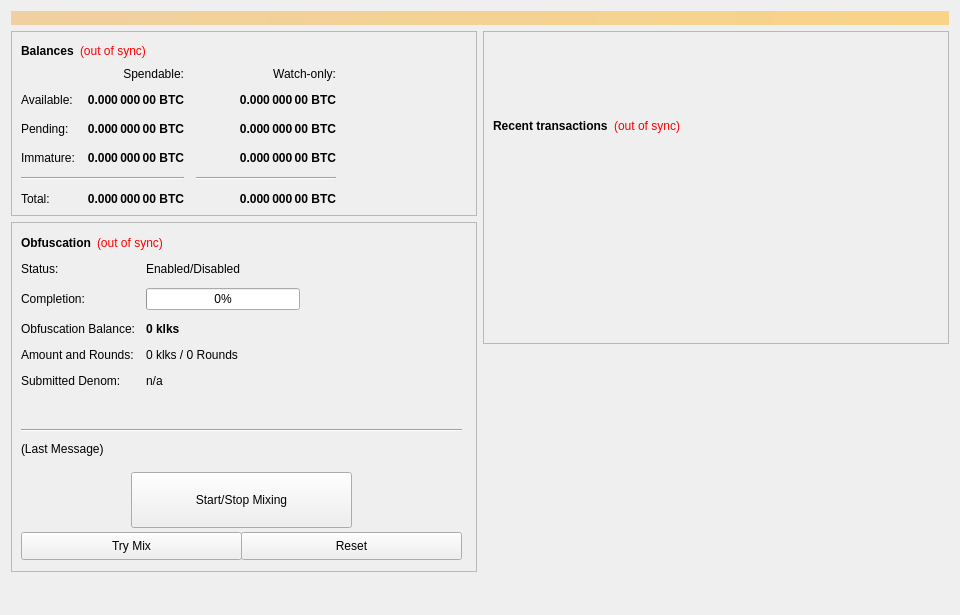
<?xml version="1.0" encoding="UTF-8"?>
<ui version="4.0">
 <class>OverviewPage</class>
 <widget class="QWidget" name="OverviewPage">
  <property name="geometry">
   <rect>
    <x>0</x>
    <y>0</y>
    <width>960</width>
    <height>615</height>
   </rect>
  </property>
  <property name="minimumSize">
   <size>
    <width>960</width>
    <height>0</height>
   </size>
  </property>
  <property name="windowTitle">
   <string>Form</string>
  </property>
  <layout class="QVBoxLayout" name="topLayout">
   <item>
    <widget class="QLabel" name="labelAlerts">
     <property name="visible">
      <bool>false</bool>
     </property>
     <property name="styleSheet">
      <string notr="true">background-color: qlineargradient(x1: 0, y1: 0, x2: 1, y2: 0, stop:0 #F0D0A0, stop:1 #F8D488); color:#000000;</string>
     </property>
     <property name="wordWrap">
      <bool>true</bool>
     </property>
     <property name="margin">
      <number>3</number>
     </property>
    </widget>
   </item>
   <item>
    <layout class="QHBoxLayout" name="horizontalLayout" stretch="1,1">
     <item>
      <layout class="QVBoxLayout" name="verticalLayout_2">
       <item>
        <widget class="QFrame" name="frame">
         <property name="frameShape">
          <enum>QFrame::StyledPanel</enum>
         </property>
         <property name="frameShadow">
          <enum>QFrame::Raised</enum>
         </property>
         <layout class="QVBoxLayout" name="verticalLayout_4">
          <item>
           <layout class="QHBoxLayout" name="horizontalLayout_4">
            <item>
             <widget class="QLabel" name="label_5">
              <property name="font">
               <font>
                <weight>75</weight>
                <bold>true</bold>
               </font>
              </property>
              <property name="text">
               <string>Balances</string>
              </property>
             </widget>
            </item>
            <item>
             <widget class="QLabel" name="labelWalletStatus">
              <property name="cursor">
               <cursorShape>WhatsThisCursor</cursorShape>
              </property>
              <property name="toolTip">
               <string>The displayed information may be out of date. Your wallet automatically synchronizes with the klks network after a connection is established, but this process has not completed yet.</string>
              </property>
              <property name="styleSheet">
               <string notr="true">QLabel { color: red; }</string>
              </property>
              <property name="text">
               <string notr="true">(out of sync)</string>
              </property>
              <property name="alignment">
               <set>Qt::AlignLeading|Qt::AlignLeft|Qt::AlignVCenter</set>
              </property>
             </widget>
            </item>
            <item>
             <spacer name="horizontalSpacer_3">
              <property name="orientation">
               <enum>Qt::Horizontal</enum>
              </property>
              <property name="sizeHint" stdset="0">
               <size>
                <width>40</width>
                <height>20</height>
               </size>
              </property>
             </spacer>
            </item>
           </layout>
          </item>
          <item>
           <layout class="QGridLayout" name="gridLayout">
            <property name="spacing">
             <number>12</number>
            </property>
            <item row="2" column="2">
             <widget class="QLabel" name="labelWatchPending">
              <property name="font">
               <font>
                <weight>75</weight>
                <bold>true</bold>
               </font>
              </property>
              <property name="cursor">
               <cursorShape>IBeamCursor</cursorShape>
              </property>
              <property name="toolTip">
               <string>Unconfirmed transactions to watch-only addresses</string>
              </property>
              <property name="text">
               <string notr="true">0.000 000 00 BTC</string>
              </property>
              <property name="alignment">
               <set>Qt::AlignRight|Qt::AlignTrailing|Qt::AlignVCenter</set>
              </property>
              <property name="textInteractionFlags">
               <set>Qt::LinksAccessibleByMouse|Qt::TextSelectableByKeyboard|Qt::TextSelectableByMouse</set>
              </property>
             </widget>
            </item>
            <item row="2" column="1">
             <widget class="QLabel" name="labelUnconfirmed">
              <property name="font">
               <font>
                <weight>75</weight>
                <bold>true</bold>
               </font>
              </property>
              <property name="cursor">
               <cursorShape>IBeamCursor</cursorShape>
              </property>
              <property name="toolTip">
               <string>Total of transactions that have yet to be confirmed, and do not yet count toward the spendable balance</string>
              </property>
              <property name="text">
               <string notr="true">0.000 000 00 BTC</string>
              </property>
              <property name="alignment">
               <set>Qt::AlignRight|Qt::AlignTrailing|Qt::AlignVCenter</set>
              </property>
              <property name="textInteractionFlags">
               <set>Qt::LinksAccessibleByMouse|Qt::TextSelectableByKeyboard|Qt::TextSelectableByMouse</set>
              </property>
             </widget>
            </item>
            <item row="3" column="2">
             <widget class="QLabel" name="labelWatchImmature">
              <property name="font">
               <font>
                <weight>75</weight>
                <bold>true</bold>
               </font>
              </property>
              <property name="cursor">
               <cursorShape>IBeamCursor</cursorShape>
              </property>
              <property name="toolTip">
               <string>Staked or masternode rewards in watch-only addresses that has not yet matured</string>
              </property>
              <property name="text">
               <string notr="true">0.000 000 00 BTC</string>
              </property>
              <property name="alignment">
               <set>Qt::AlignRight|Qt::AlignTrailing|Qt::AlignVCenter</set>
              </property>
              <property name="textInteractionFlags">
               <set>Qt::LinksAccessibleByMouse|Qt::TextSelectableByKeyboard|Qt::TextSelectableByMouse</set>
              </property>
             </widget>
            </item>
            <item row="4" column="0" colspan="2">
             <widget class="Line" name="lineSpendableBalance">
              <property name="orientation">
               <enum>Qt::Horizontal</enum>
              </property>
             </widget>
            </item>
            <item row="4" column="2">
             <widget class="Line" name="lineWatchBalance">
              <property name="sizePolicy">
               <sizepolicy hsizetype="Preferred" vsizetype="Fixed">
                <horstretch>0</horstretch>
                <verstretch>0</verstretch>
               </sizepolicy>
              </property>
              <property name="minimumSize">
               <size>
                <width>140</width>
                <height>0</height>
               </size>
              </property>
              <property name="orientation">
               <enum>Qt::Horizontal</enum>
              </property>
             </widget>
            </item>
            <item row="5" column="0">
             <widget class="QLabel" name="labelTotalText">
              <property name="text">
               <string>Total:</string>
              </property>
             </widget>
            </item>
            <item row="3" column="1">
             <widget class="QLabel" name="labelImmature">
              <property name="font">
               <font>
                <weight>75</weight>
                <bold>true</bold>
               </font>
              </property>
              <property name="cursor">
               <cursorShape>IBeamCursor</cursorShape>
              </property>
              <property name="toolTip">
               <string>Staked or masternode rewards that has not yet matured</string>
              </property>
              <property name="text">
               <string notr="true">0.000 000 00 BTC</string>
              </property>
              <property name="alignment">
               <set>Qt::AlignRight|Qt::AlignTrailing|Qt::AlignVCenter</set>
              </property>
              <property name="textInteractionFlags">
               <set>Qt::LinksAccessibleByMouse|Qt::TextSelectableByKeyboard|Qt::TextSelectableByMouse</set>
              </property>
             </widget>
            </item>
            <item row="2" column="3">
             <spacer name="horizontalSpacer_2">
              <property name="orientation">
               <enum>Qt::Horizontal</enum>
              </property>
              <property name="sizeHint" stdset="0">
               <size>
                <width>40</width>
                <height>20</height>
               </size>
              </property>
             </spacer>
            </item>
            <item row="3" column="0">
             <widget class="QLabel" name="labelImmatureText">
              <property name="text">
               <string>Immature:</string>
              </property>
             </widget>
            </item>
            <item row="5" column="1">
             <widget class="QLabel" name="labelTotal">
              <property name="font">
               <font>
                <weight>75</weight>
                <bold>true</bold>
               </font>
              </property>
              <property name="cursor">
               <cursorShape>IBeamCursor</cursorShape>
              </property>
              <property name="toolTip">
               <string>Your current total balance</string>
              </property>
              <property name="text">
               <string notr="true">0.000 000 00 BTC</string>
              </property>
              <property name="alignment">
               <set>Qt::AlignRight|Qt::AlignTrailing|Qt::AlignVCenter</set>
              </property>
              <property name="textInteractionFlags">
               <set>Qt::LinksAccessibleByMouse|Qt::TextSelectableByKeyboard|Qt::TextSelectableByMouse</set>
              </property>
             </widget>
            </item>
            <item row="5" column="2">
             <widget class="QLabel" name="labelWatchTotal">
              <property name="font">
               <font>
                <weight>75</weight>
                <bold>true</bold>
               </font>
              </property>
              <property name="cursor">
               <cursorShape>IBeamCursor</cursorShape>
              </property>
              <property name="toolTip">
               <string>Current total balance in watch-only addresses</string>
              </property>
              <property name="text">
               <string notr="true">0.000 000 00 BTC</string>
              </property>
              <property name="alignment">
               <set>Qt::AlignRight|Qt::AlignTrailing|Qt::AlignVCenter</set>
              </property>
              <property name="textInteractionFlags">
               <set>Qt::LinksAccessibleByMouse|Qt::TextSelectableByKeyboard|Qt::TextSelectableByMouse</set>
              </property>
             </widget>
            </item>
            <item row="0" column="2">
             <widget class="QLabel" name="labelWatchonly">
              <property name="text">
               <string>Watch-only:</string>
              </property>
              <property name="alignment">
               <set>Qt::AlignRight|Qt::AlignTrailing|Qt::AlignVCenter</set>
              </property>
             </widget>
            </item>
            <item row="1" column="0">
             <widget class="QLabel" name="labelBalanceText">
              <property name="text">
               <string>Available:</string>
              </property>
             </widget>
            </item>
            <item row="1" column="1">
             <widget class="QLabel" name="labelBalance">
              <property name="font">
               <font>
                <weight>75</weight>
                <bold>true</bold>
               </font>
              </property>
              <property name="cursor">
               <cursorShape>IBeamCursor</cursorShape>
              </property>
              <property name="toolTip">
               <string>Your current spendable balance</string>
              </property>
              <property name="text">
               <string notr="true">0.000 000 00 BTC</string>
              </property>
              <property name="alignment">
               <set>Qt::AlignRight|Qt::AlignTrailing|Qt::AlignVCenter</set>
              </property>
              <property name="textInteractionFlags">
               <set>Qt::LinksAccessibleByMouse|Qt::TextSelectableByKeyboard|Qt::TextSelectableByMouse</set>
              </property>
             </widget>
            </item>
            <item row="1" column="2">
             <widget class="QLabel" name="labelWatchAvailable">
              <property name="font">
               <font>
                <weight>75</weight>
                <bold>true</bold>
               </font>
              </property>
              <property name="cursor">
               <cursorShape>IBeamCursor</cursorShape>
              </property>
              <property name="toolTip">
               <string>Your current balance in watch-only addresses</string>
              </property>
              <property name="text">
               <string notr="true">0.000 000 00 BTC</string>
              </property>
              <property name="alignment">
               <set>Qt::AlignRight|Qt::AlignTrailing|Qt::AlignVCenter</set>
              </property>
              <property name="textInteractionFlags">
               <set>Qt::LinksAccessibleByMouse|Qt::TextSelectableByKeyboard|Qt::TextSelectableByMouse</set>
              </property>
             </widget>
            </item>
            <item row="2" column="0">
             <widget class="QLabel" name="labelPendingText">
              <property name="text">
               <string>Pending:</string>
              </property>
             </widget>
            </item>
            <item row="0" column="1">
             <widget class="QLabel" name="labelSpendable">
              <property name="text">
               <string>Spendable:</string>
              </property>
              <property name="alignment">
               <set>Qt::AlignRight|Qt::AlignTrailing|Qt::AlignVCenter</set>
              </property>
             </widget>
            </item>
           </layout>
          </item>
         </layout>
        </widget>
       </item>
       <item>
        <widget class="QFrame" name="frameObfuscation">
         <property name="minimumSize">
          <size>
           <width>0</width>
           <height>350</height>
          </size>
         </property>
         <property name="layoutDirection">
          <enum>Qt::LeftToRight</enum>
         </property>
         <property name="frameShape">
          <enum>QFrame::StyledPanel</enum>
         </property>
         <property name="frameShadow">
          <enum>QFrame::Raised</enum>
         </property>
         <widget class="QWidget" name="formLayoutWidget">
          <property name="geometry">
           <rect>
            <x>10</x>
            <y>40</y>
            <width>451</width>
            <height>161</height>
           </rect>
          </property>
          <layout class="QFormLayout" name="formLayout">
           <property name="fieldGrowthPolicy">
            <enum>QFormLayout::AllNonFixedFieldsGrow</enum>
           </property>
           <property name="horizontalSpacing">
            <number>11</number>
           </property>
           <property name="verticalSpacing">
            <number>12</number>
           </property>
           <item row="0" column="0">
            <widget class="QLabel" name="label_6">
             <property name="text">
              <string>Status:</string>
             </property>
            </widget>
           </item>
           <item row="1" column="0">
            <widget class="QLabel" name="label_7">
             <property name="text">
              <string>Completion:</string>
             </property>
            </widget>
           </item>
           <item row="1" column="1">
            <widget class="QProgressBar" name="obfuscationProgress">
             <property name="maximumSize">
              <size>
               <width>154</width>
               <height>16777215</height>
              </size>
             </property>
             <property name="value">
              <number>0</number>
             </property>
            </widget>
           </item>
           <item row="2" column="0">
            <widget class="QLabel" name="labelAnonymizedText">
             <property name="text">
              <string>Obfuscation Balance:</string>
             </property>
            </widget>
           </item>
           <item row="2" column="1">
            <widget class="QLabel" name="labelAnonymized">
             <property name="font">
              <font>
               <weight>75</weight>
               <bold>true</bold>
              </font>
             </property>
             <property name="text">
              <string notr="true">0 klks</string>
             </property>
            </widget>
           </item>
           <item row="3" column="0">
            <widget class="QLabel" name="label_8">
             <property name="text">
              <string>Amount and Rounds:</string>
             </property>
            </widget>
           </item>
           <item row="3" column="1">
            <widget class="QLabel" name="labelAmountRounds">
             <property name="text">
              <string>0 klks / 0 Rounds</string>
             </property>
            </widget>
           </item>
           <item row="4" column="0">
            <widget class="QLabel" name="label_9">
             <property name="text">
              <string>Submitted Denom:</string>
             </property>
            </widget>
           </item>
           <item row="4" column="1">
            <widget class="QLabel" name="labelSubmittedDenom">
             <property name="toolTip">
              <string>The denominations you submitted to the Masternode.&lt;br&gt;To mix, other users must submit the exact same denominations.</string>
             </property>
             <property name="text">
              <string>n/a</string>
             </property>
            </widget>
           </item>
           <item row="0" column="1">
            <widget class="QLabel" name="obfuscationEnabled">
             <property name="text">
              <string>Enabled/Disabled</string>
             </property>
            </widget>
           </item>
          </layout>
         </widget>
         <widget class="QPushButton" name="runAutoDenom">
          <property name="geometry">
           <rect>
            <x>251</x>
            <y>17</y>
            <width>1</width>
            <height>1</height>
           </rect>
          </property>
          <property name="palette">
           <palette>
            <active>
             <colorrole role="WindowText">
              <brush brushstyle="SolidPattern">
               <color alpha="255">
                <red>0</red>
                <green>0</green>
                <blue>0</blue>
               </color>
              </brush>
             </colorrole>
             <colorrole role="Button">
              <brush brushstyle="SolidPattern">
               <color alpha="255">
                <red>239</red>
                <green>238</green>
                <blue>238</blue>
               </color>
              </brush>
             </colorrole>
             <colorrole role="Light">
              <brush brushstyle="SolidPattern">
               <color alpha="255">
                <red>255</red>
                <green>255</green>
                <blue>255</blue>
               </color>
              </brush>
             </colorrole>
             <colorrole role="Midlight">
              <brush brushstyle="SolidPattern">
               <color alpha="255">
                <red>247</red>
                <green>246</green>
                <blue>246</blue>
               </color>
              </brush>
             </colorrole>
             <colorrole role="Dark">
              <brush brushstyle="SolidPattern">
               <color alpha="255">
                <red>119</red>
                <green>119</green>
                <blue>119</blue>
               </color>
              </brush>
             </colorrole>
             <colorrole role="Mid">
              <brush brushstyle="SolidPattern">
               <color alpha="255">
                <red>159</red>
                <green>159</green>
                <blue>159</blue>
               </color>
              </brush>
             </colorrole>
             <colorrole role="Text">
              <brush brushstyle="SolidPattern">
               <color alpha="255">
                <red>0</red>
                <green>0</green>
                <blue>0</blue>
               </color>
              </brush>
             </colorrole>
             <colorrole role="BrightText">
              <brush brushstyle="SolidPattern">
               <color alpha="255">
                <red>255</red>
                <green>255</green>
                <blue>255</blue>
               </color>
              </brush>
             </colorrole>
             <colorrole role="ButtonText">
              <brush brushstyle="SolidPattern">
               <color alpha="255">
                <red>0</red>
                <green>0</green>
                <blue>0</blue>
               </color>
              </brush>
             </colorrole>
             <colorrole role="Base">
              <brush brushstyle="SolidPattern">
               <color alpha="255">
                <red>255</red>
                <green>255</green>
                <blue>255</blue>
               </color>
              </brush>
             </colorrole>
             <colorrole role="Window">
              <brush brushstyle="SolidPattern">
               <color alpha="255">
                <red>239</red>
                <green>238</green>
                <blue>238</blue>
               </color>
              </brush>
             </colorrole>
             <colorrole role="Shadow">
              <brush brushstyle="SolidPattern">
               <color alpha="255">
                <red>0</red>
                <green>0</green>
                <blue>0</blue>
               </color>
              </brush>
             </colorrole>
             <colorrole role="AlternateBase">
              <brush brushstyle="SolidPattern">
               <color alpha="255">
                <red>247</red>
                <green>246</green>
                <blue>246</blue>
               </color>
              </brush>
             </colorrole>
             <colorrole role="ToolTipBase">
              <brush brushstyle="SolidPattern">
               <color alpha="255">
                <red>255</red>
                <green>255</green>
                <blue>220</blue>
               </color>
              </brush>
             </colorrole>
             <colorrole role="ToolTipText">
              <brush brushstyle="SolidPattern">
               <color alpha="255">
                <red>0</red>
                <green>0</green>
                <blue>0</blue>
               </color>
              </brush>
             </colorrole>
            </active>
            <inactive>
             <colorrole role="WindowText">
              <brush brushstyle="SolidPattern">
               <color alpha="255">
                <red>0</red>
                <green>0</green>
                <blue>0</blue>
               </color>
              </brush>
             </colorrole>
             <colorrole role="Button">
              <brush brushstyle="SolidPattern">
               <color alpha="255">
                <red>239</red>
                <green>238</green>
                <blue>238</blue>
               </color>
              </brush>
             </colorrole>
             <colorrole role="Light">
              <brush brushstyle="SolidPattern">
               <color alpha="255">
                <red>255</red>
                <green>255</green>
                <blue>255</blue>
               </color>
              </brush>
             </colorrole>
             <colorrole role="Midlight">
              <brush brushstyle="SolidPattern">
               <color alpha="255">
                <red>247</red>
                <green>246</green>
                <blue>246</blue>
               </color>
              </brush>
             </colorrole>
             <colorrole role="Dark">
              <brush brushstyle="SolidPattern">
               <color alpha="255">
                <red>119</red>
                <green>119</green>
                <blue>119</blue>
               </color>
              </brush>
             </colorrole>
             <colorrole role="Mid">
              <brush brushstyle="SolidPattern">
               <color alpha="255">
                <red>159</red>
                <green>159</green>
                <blue>159</blue>
               </color>
              </brush>
             </colorrole>
             <colorrole role="Text">
              <brush brushstyle="SolidPattern">
               <color alpha="255">
                <red>0</red>
                <green>0</green>
                <blue>0</blue>
               </color>
              </brush>
             </colorrole>
             <colorrole role="BrightText">
              <brush brushstyle="SolidPattern">
               <color alpha="255">
                <red>255</red>
                <green>255</green>
                <blue>255</blue>
               </color>
              </brush>
             </colorrole>
             <colorrole role="ButtonText">
              <brush brushstyle="SolidPattern">
               <color alpha="255">
                <red>0</red>
                <green>0</green>
                <blue>0</blue>
               </color>
              </brush>
             </colorrole>
             <colorrole role="Base">
              <brush brushstyle="SolidPattern">
               <color alpha="255">
                <red>255</red>
                <green>255</green>
                <blue>255</blue>
               </color>
              </brush>
             </colorrole>
             <colorrole role="Window">
              <brush brushstyle="SolidPattern">
               <color alpha="255">
                <red>239</red>
                <green>238</green>
                <blue>238</blue>
               </color>
              </brush>
             </colorrole>
             <colorrole role="Shadow">
              <brush brushstyle="SolidPattern">
               <color alpha="255">
                <red>0</red>
                <green>0</green>
                <blue>0</blue>
               </color>
              </brush>
             </colorrole>
             <colorrole role="AlternateBase">
              <brush brushstyle="SolidPattern">
               <color alpha="255">
                <red>247</red>
                <green>246</green>
                <blue>246</blue>
               </color>
              </brush>
             </colorrole>
             <colorrole role="ToolTipBase">
              <brush brushstyle="SolidPattern">
               <color alpha="255">
                <red>255</red>
                <green>255</green>
                <blue>220</blue>
               </color>
              </brush>
             </colorrole>
             <colorrole role="ToolTipText">
              <brush brushstyle="SolidPattern">
               <color alpha="255">
                <red>0</red>
                <green>0</green>
                <blue>0</blue>
               </color>
              </brush>
             </colorrole>
            </inactive>
            <disabled>
             <colorrole role="WindowText">
              <brush brushstyle="SolidPattern">
               <color alpha="255">
                <red>119</red>
                <green>119</green>
                <blue>119</blue>
               </color>
              </brush>
             </colorrole>
             <colorrole role="Button">
              <brush brushstyle="SolidPattern">
               <color alpha="255">
                <red>239</red>
                <green>238</green>
                <blue>238</blue>
               </color>
              </brush>
             </colorrole>
             <colorrole role="Light">
              <brush brushstyle="SolidPattern">
               <color alpha="255">
                <red>255</red>
                <green>255</green>
                <blue>255</blue>
               </color>
              </brush>
             </colorrole>
             <colorrole role="Midlight">
              <brush brushstyle="SolidPattern">
               <color alpha="255">
                <red>247</red>
                <green>246</green>
                <blue>246</blue>
               </color>
              </brush>
             </colorrole>
             <colorrole role="Dark">
              <brush brushstyle="SolidPattern">
               <color alpha="255">
                <red>119</red>
                <green>119</green>
                <blue>119</blue>
               </color>
              </brush>
             </colorrole>
             <colorrole role="Mid">
              <brush brushstyle="SolidPattern">
               <color alpha="255">
                <red>159</red>
                <green>159</green>
                <blue>159</blue>
               </color>
              </brush>
             </colorrole>
             <colorrole role="Text">
              <brush brushstyle="SolidPattern">
               <color alpha="255">
                <red>119</red>
                <green>119</green>
                <blue>119</blue>
               </color>
              </brush>
             </colorrole>
             <colorrole role="BrightText">
              <brush brushstyle="SolidPattern">
               <color alpha="255">
                <red>255</red>
                <green>255</green>
                <blue>255</blue>
               </color>
              </brush>
             </colorrole>
             <colorrole role="ButtonText">
              <brush brushstyle="SolidPattern">
               <color alpha="255">
                <red>119</red>
                <green>119</green>
                <blue>119</blue>
               </color>
              </brush>
             </colorrole>
             <colorrole role="Base">
              <brush brushstyle="SolidPattern">
               <color alpha="255">
                <red>239</red>
                <green>238</green>
                <blue>238</blue>
               </color>
              </brush>
             </colorrole>
             <colorrole role="Window">
              <brush brushstyle="SolidPattern">
               <color alpha="255">
                <red>239</red>
                <green>238</green>
                <blue>238</blue>
               </color>
              </brush>
             </colorrole>
             <colorrole role="Shadow">
              <brush brushstyle="SolidPattern">
               <color alpha="255">
                <red>0</red>
                <green>0</green>
                <blue>0</blue>
               </color>
              </brush>
             </colorrole>
             <colorrole role="AlternateBase">
              <brush brushstyle="SolidPattern">
               <color alpha="255">
                <red>239</red>
                <green>238</green>
                <blue>238</blue>
               </color>
              </brush>
             </colorrole>
             <colorrole role="ToolTipBase">
              <brush brushstyle="SolidPattern">
               <color alpha="255">
                <red>255</red>
                <green>255</green>
                <blue>220</blue>
               </color>
              </brush>
             </colorrole>
             <colorrole role="ToolTipText">
              <brush brushstyle="SolidPattern">
               <color alpha="255">
                <red>0</red>
                <green>0</green>
                <blue>0</blue>
               </color>
              </brush>
             </colorrole>
            </disabled>
           </palette>
          </property>
          <property name="focusPolicy">
           <enum>Qt::NoFocus</enum>
          </property>
          <property name="autoFillBackground">
           <bool>true</bool>
          </property>
          <property name="text">
           <string/>
          </property>
          <property name="flat">
           <bool>true</bool>
          </property>
         </widget>
         <widget class="QPushButton" name="toggleObfuscation">
          <property name="geometry">
           <rect>
            <x>120</x>
            <y>250</y>
            <width>221</width>
            <height>56</height>
           </rect>
          </property>
          <property name="sizePolicy">
           <sizepolicy hsizetype="MinimumExpanding" vsizetype="Fixed">
            <horstretch>0</horstretch>
            <verstretch>0</verstretch>
           </sizepolicy>
          </property>
          <property name="text">
           <string>Start/Stop Mixing</string>
          </property>
         </widget>
         <widget class="Line" name="lineLastMessage">
          <property name="geometry">
           <rect>
            <x>10</x>
            <y>200</y>
            <width>441</width>
            <height>16</height>
           </rect>
          </property>
          <property name="orientation">
           <enum>Qt::Horizontal</enum>
          </property>
         </widget>
         <widget class="QLabel" name="obfuscationStatus">
          <property name="geometry">
           <rect>
            <x>10</x>
            <y>220</y>
            <width>451</width>
            <height>61</height>
           </rect>
          </property>
          <property name="minimumSize">
           <size>
            <width>288</width>
            <height>43</height>
           </size>
          </property>
          <property name="text">
           <string>(Last Message)</string>
          </property>
          <property name="alignment">
           <set>Qt::AlignLeading|Qt::AlignLeft|Qt::AlignTop</set>
          </property>
          <property name="wordWrap">
           <bool>true</bool>
          </property>
         </widget>
         <widget class="QPushButton" name="obfuscationAuto">
          <property name="geometry">
           <rect>
            <x>10</x>
            <y>310</y>
            <width>221</width>
            <height>28</height>
           </rect>
          </property>
          <property name="sizePolicy">
           <sizepolicy hsizetype="MinimumExpanding" vsizetype="Fixed">
            <horstretch>0</horstretch>
            <verstretch>0</verstretch>
           </sizepolicy>
          </property>
          <property name="toolTip">
           <string>Try to manually submit a Obfuscation request.</string>
          </property>
          <property name="text">
           <string>Try Mix</string>
          </property>
         </widget>
         <widget class="QPushButton" name="obfuscationReset">
          <property name="geometry">
           <rect>
            <x>230</x>
            <y>310</y>
            <width>221</width>
            <height>28</height>
           </rect>
          </property>
          <property name="sizePolicy">
           <sizepolicy hsizetype="MinimumExpanding" vsizetype="Fixed">
            <horstretch>0</horstretch>
            <verstretch>0</verstretch>
           </sizepolicy>
          </property>
          <property name="toolTip">
           <string>Reset the current status of Obfuscation (can interrupt Obfuscation if it's in the process of Mixing, which can cost you money!)</string>
          </property>
          <property name="autoFillBackground">
           <bool>false</bool>
          </property>
          <property name="text">
           <string>Reset</string>
          </property>
         </widget>
         <widget class="QWidget" name="layoutWidget">
          <property name="geometry">
           <rect>
            <x>10</x>
            <y>10</y>
            <width>431</width>
            <height>22</height>
           </rect>
          </property>
          <layout class="QHBoxLayout" name="horizontalLayout_5">
           <item>
            <widget class="QLabel" name="label_2">
             <property name="font">
              <font>
               <weight>75</weight>
               <bold>true</bold>
              </font>
             </property>
             <property name="text">
              <string>Obfuscation</string>
             </property>
            </widget>
           </item>
           <item>
            <widget class="QLabel" name="labelObfuscationSyncStatus">
             <property name="toolTip">
              <string>The displayed information may be out of date. Your wallet automatically synchronizes with the klks network after a connection is established, but this process has not completed yet.</string>
             </property>
             <property name="styleSheet">
              <string notr="true">QLabel { color: red; }</string>
             </property>
             <property name="text">
              <string notr="true">(out of sync)</string>
             </property>
             <property name="alignment">
              <set>Qt::AlignLeading|Qt::AlignLeft|Qt::AlignVCenter</set>
             </property>
            </widget>
           </item>
           <item>
            <spacer name="horizontalSpacer_4">
             <property name="orientation">
              <enum>Qt::Horizontal</enum>
             </property>
             <property name="sizeHint" stdset="0">
              <size>
               <width>40</width>
               <height>20</height>
              </size>
             </property>
            </spacer>
           </item>
          </layout>
         </widget>
        </widget>
       </item>
       <item>
        <spacer name="verticalSpacer">
         <property name="orientation">
          <enum>Qt::Vertical</enum>
         </property>
         <property name="sizeHint" stdset="0">
          <size>
           <width>20</width>
           <height>40</height>
          </size>
         </property>
        </spacer>
       </item>
      </layout>
     </item>
     <item>
      <layout class="QVBoxLayout" name="verticalLayout_3">
       <item>
        <widget class="QFrame" name="frame_2">
         <property name="frameShape">
          <enum>QFrame::StyledPanel</enum>
         </property>
         <property name="frameShadow">
          <enum>QFrame::Raised</enum>
         </property>
         <layout class="QVBoxLayout" name="verticalLayout">
          <item>
           <spacer name="verticalSpacer_3">
            <property name="orientation">
             <enum>Qt::Vertical</enum>
            </property>
            <property name="sizeType">
             <enum>QSizePolicy::Fixed</enum>
            </property>
            <property name="sizeHint" stdset="0">
             <size>
              <width>20</width>
              <height>75</height>
             </size>
            </property>
           </spacer>
          </item>
          <item>
           <layout class="QHBoxLayout" name="horizontalLayout_2">
            <item>
             <widget class="QLabel" name="label_4">
              <property name="font">
               <font>
                <weight>75</weight>
                <bold>true</bold>
               </font>
              </property>
              <property name="text">
               <string>Recent transactions</string>
              </property>
             </widget>
            </item>
            <item>
             <widget class="QLabel" name="labelTransactionsStatus">
              <property name="cursor">
               <cursorShape>WhatsThisCursor</cursorShape>
              </property>
              <property name="toolTip">
               <string>The displayed information may be out of date. Your wallet automatically synchronizes with the klks network after a connection is established, but this process has not completed yet.</string>
              </property>
              <property name="styleSheet">
               <string notr="true">QLabel { color: red; }</string>
              </property>
              <property name="text">
               <string notr="true">(out of sync)</string>
              </property>
              <property name="alignment">
               <set>Qt::AlignRight|Qt::AlignTrailing|Qt::AlignVCenter</set>
              </property>
             </widget>
            </item>
            <item>
             <spacer name="horizontalSpacer">
              <property name="orientation">
               <enum>Qt::Horizontal</enum>
              </property>
              <property name="sizeHint" stdset="0">
               <size>
                <width>40</width>
                <height>20</height>
               </size>
              </property>
             </spacer>
            </item>
           </layout>
          </item>
          <item>
           <widget class="QListView" name="listTransactions">
            <property name="styleSheet">
             <string notr="true">QListView { background: transparent; }</string>
            </property>
            <property name="frameShape">
             <enum>QFrame::NoFrame</enum>
            </property>
            <property name="verticalScrollBarPolicy">
             <enum>Qt::ScrollBarAlwaysOff</enum>
            </property>
            <property name="horizontalScrollBarPolicy">
             <enum>Qt::ScrollBarAlwaysOff</enum>
            </property>
            <property name="selectionMode">
             <enum>QAbstractItemView::NoSelection</enum>
            </property>
           </widget>
          </item>
         </layout>
        </widget>
       </item>
       <item>
        <spacer name="verticalSpacer_2">
         <property name="orientation">
          <enum>Qt::Vertical</enum>
         </property>
         <property name="sizeType">
          <enum>QSizePolicy::Expanding</enum>
         </property>
         <property name="sizeHint" stdset="0">
          <size>
           <width>20</width>
           <height>40</height>
          </size>
         </property>
        </spacer>
       </item>
      </layout>
     </item>
    </layout>
   </item>
  </layout>
 </widget>
 <resources/>
 <connections/>
</ui>
